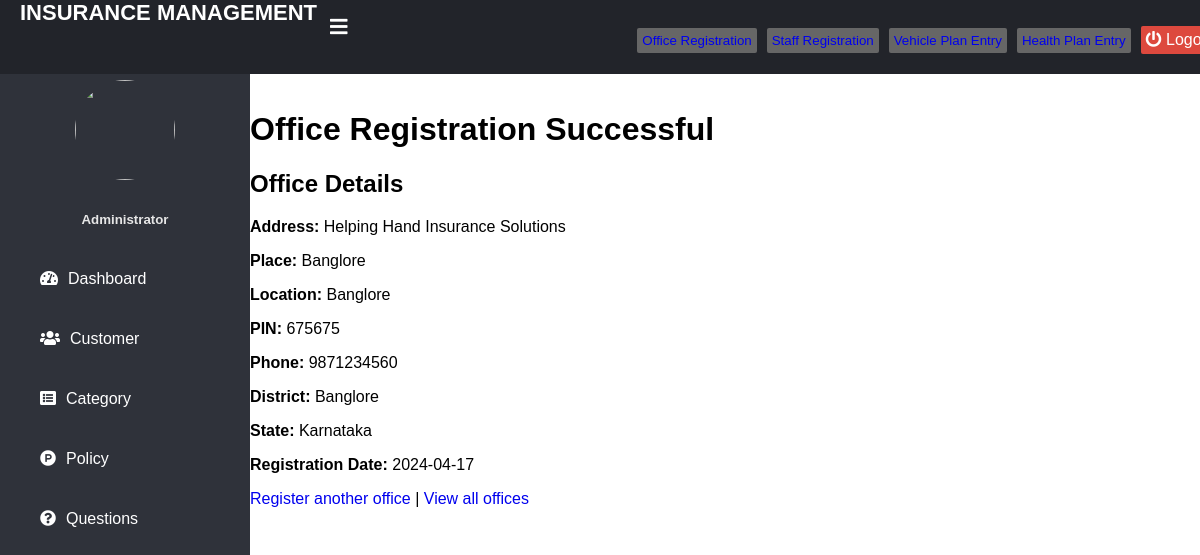
/office_success/6/, run on the app's committed database.
### home/models.py (models this page shows, shortened)
class Office(models.Model):
    officeid = models.AutoField(primary_key=True)  # Changed to AutoField
    address = models.TextField()
    place = models.CharField(max_length=255)
    location = models.CharField(max_length=255)
    pin = models.CharField(max_length=20)
    phone = models.CharField(max_length=20)
    district = models.CharField(max_length=255)
    state = models.CharField(max_length=255)
    regdate = models.DateField()

### home/views.py (the view)
# urls.py: path('office_success/<int:office_id>/', views.office_detail, name='office_success'),  # New URL for showing office details
def office_detail(request, office_id):
    office = get_object_or_404(Office, officeid=office_id)
    return render(request, 'admin/admin_office_detail.html', {'office': office})

### templates/admin/admin_office_detail.html (shortened to what this page needs)
{% extends 'adminbase.html' %}
{% load widget_tweaks %}
{% block content %}
    <h1>Office Registration Successful</h1>
    <div>
        <h2>Office Details</h2>
        <p><strong>Address:</strong> {{ office.address }}</p>
        <p><strong>Place:</strong> {{ office.place }}</p>
        <p><strong>Location:</strong> {{ office.location }}</p>
        <p><strong>PIN:</strong> {{ office.pin }}</p>
        <p><strong>Phone:</strong> {{ office.phone }}</p>
        <p><strong>District:</strong> {{ office.district }}</p>
        <p><strong>State:</strong> {{ office.state }}</p>
        <p><strong>Registration Date:</strong> {{ office.regdate|date:"Y-m-d" }}</p>
    </div>
    <a href="{% url 'register_office' %}">Register another office</a> |
    <a href="{% url 'view_office' %}">View all offices</a>
{% endblock %}

### data on the page
Office: address "Helping Hand Insurance Solutions", place "Banglore", location "Banglore", pin "675675", phone "9871234560", district "Banglore", state "Karnataka", regdate "2024-04-17"
